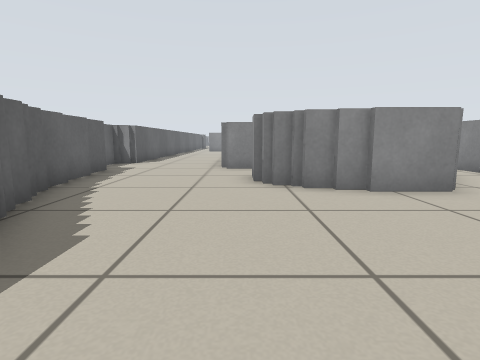
view 1 (above)

24 first-person views from a walk through a world built for the Player/Stage simulator. The camera is 0.5 m above the floor, tilts 8° down and sees 80° across. Floor lines are 1 m apart. The floor is counted in squares, 0.5 m on a side. Each view is taken from the middle of a square. On the plan, view 1 faces up. The plan holds only what a view shows up to about 11 squares ahead; the rest is blank. The place goes on beyond the plan. Robots are left out.

view 2
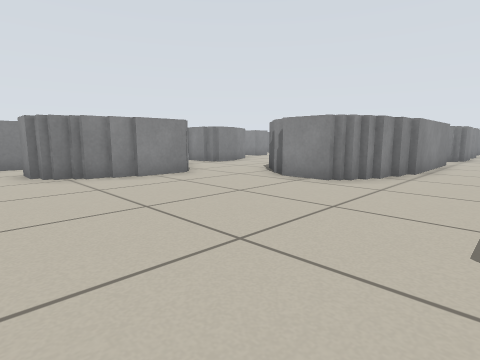

view 3
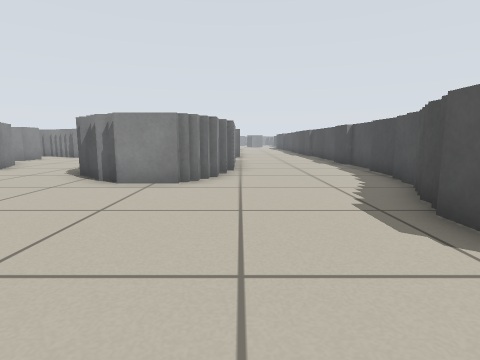

view 4
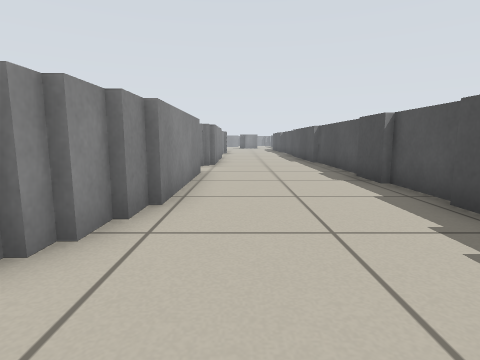

view 5
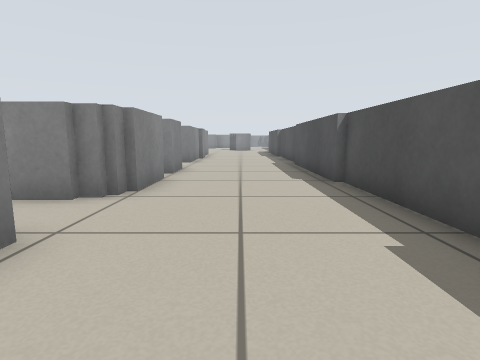

view 6
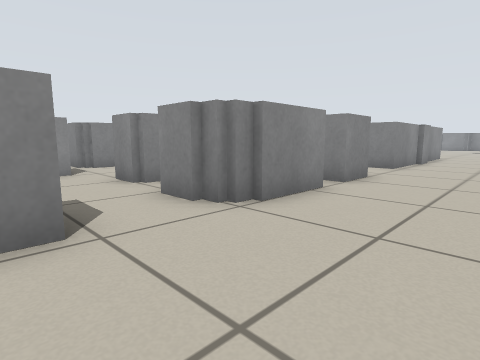

view 7
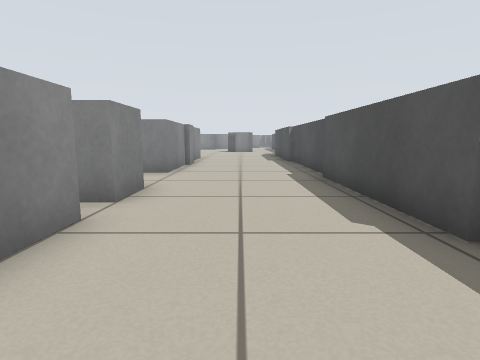

view 8
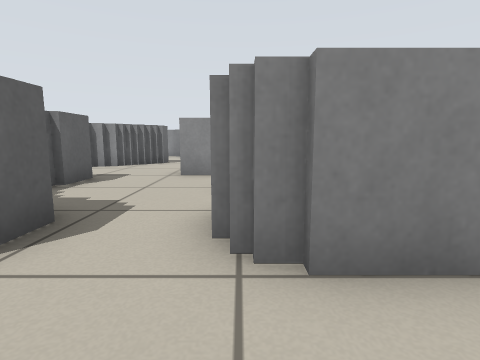

view 9
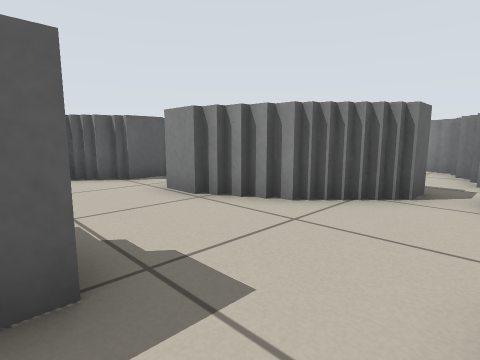

view 10
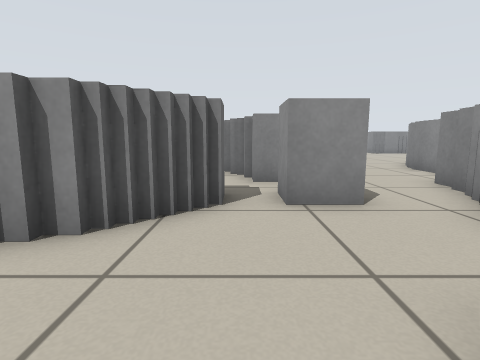

view 11
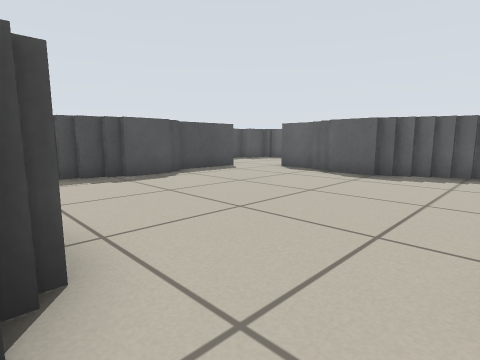

view 12
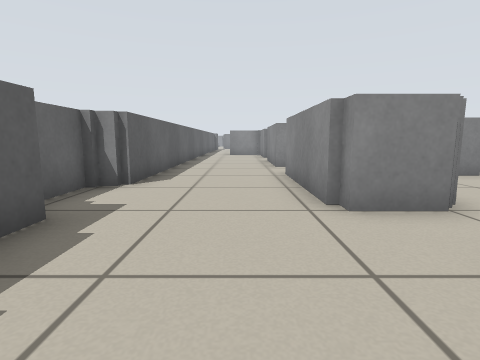

view 13
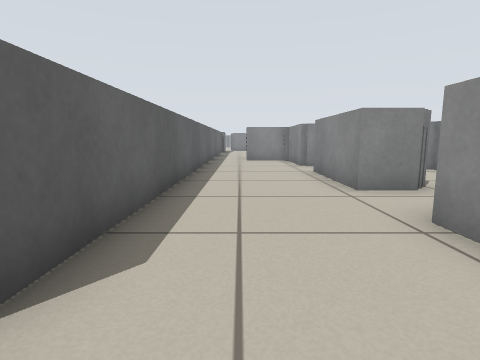

view 14
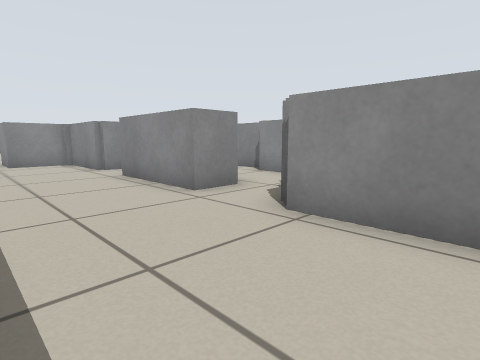

view 15
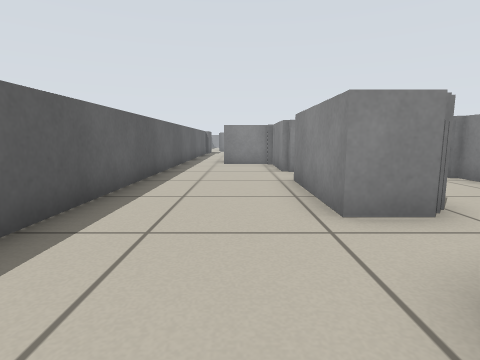

view 16
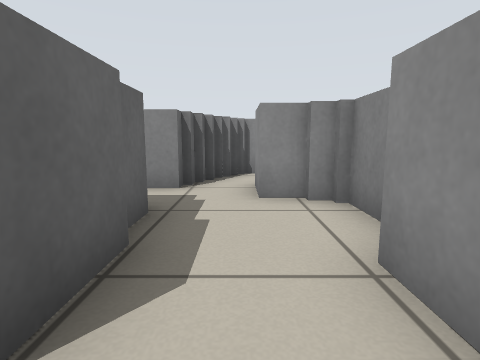

view 17
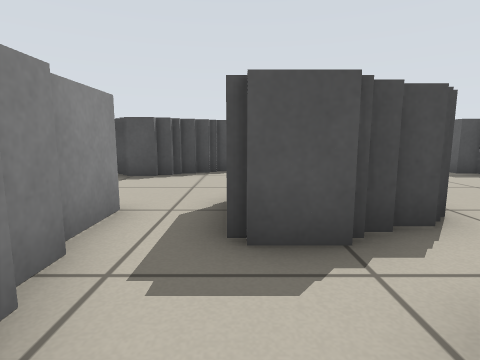

view 18
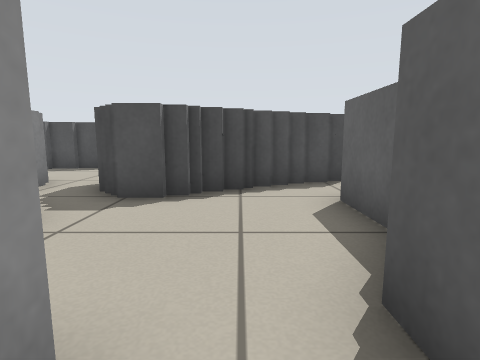

view 19
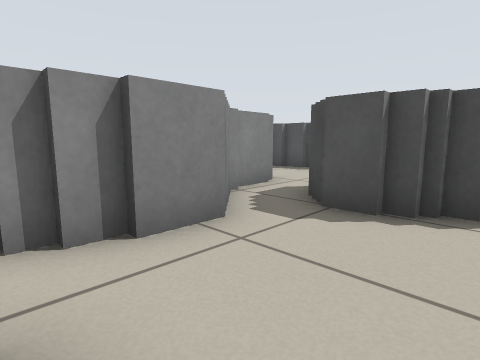

view 20
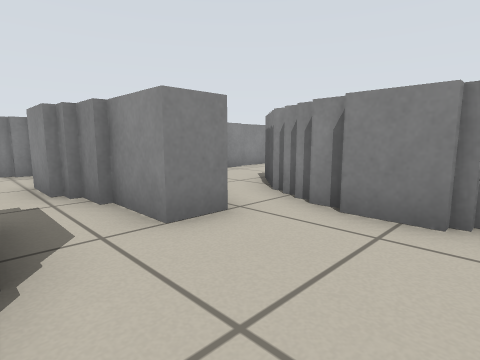

view 21
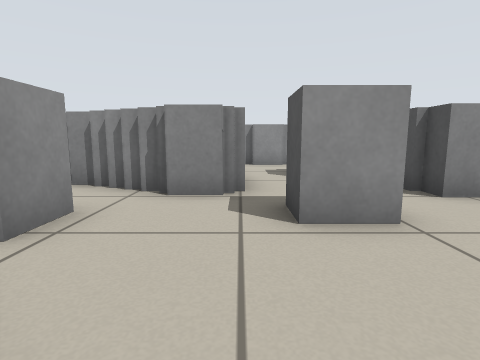

view 22
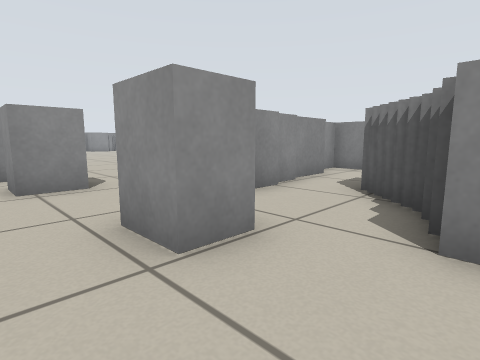

view 23
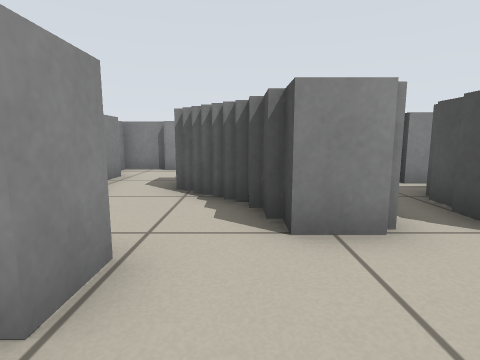

view 24
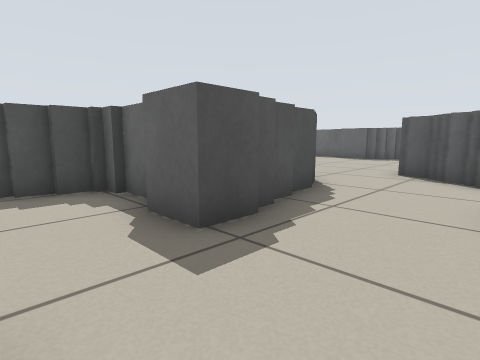

### Floor plan
Key: @ floor where view 1 was taken; # wall or solid block; . floor; T thing the floor can be seen under or through.
Columns run from 5 left of view 1 to 23 right of it. Each row starts with its distance up from view 1.
 26   #
 25  ######
 24  #..#
 23  #..###
 22  #..####
 21  #.....###
 20  #..###..#
 19 ##..###..#    ##
 18 ##..###.##
 17 ##..###.##            ..#
 16 ##.......#            .##
 15 ##...###.#          ...#
 14 ##..####.####     # ...
 13 ##..# ##...#      # ..#
 12 #...###....#      #...#
 11 #...###....TT    ## .##
 10 #....##..#TTT   ####.#
  9 ##.....### TT ###...##   ###
  8  #...###  #T.##.....######.#
  7  #...### ##.......##.......#
  6  #....####........##..##
  5  #...... #...####....##
  4  ##........###  #...##
  3   #........#    #...##
  2   ##.......#    ##..###
  1   ##.......###  ##..### #  .#
  0   #..@.......#####..######..#
 -1   #..........................
 -2   #..........................
 -3   ########...................
 -4          ####################

Positions as (right, up) in squares from view 1, and headings:
1: (0, 0), facing up
2: (-1, -2), facing up-right
3: (-1, 0), facing right
4: (4, -1), facing right
5: (10, -2), facing right
6: (12, -3), facing up-right
7: (14, -2), facing right
8: (15, -2), facing up
9: (13, 5), facing up-left
10: (12, 6), facing up
11: (6, 5), facing down-left
12: (-2, 6), facing up
13: (-3, 11), facing up
14: (-4, 12), facing up-right
15: (-2, 13), facing up
16: (2, 16), facing up
17: (2, 18), facing down
18: (3, 15), facing down
19: (3, 14), facing down-right
20: (2, 11), facing up-right
21: (10, 8), facing right
22: (12, 4), facing up-right
23: (12, 5), facing right
24: (13, 8), facing down-left
